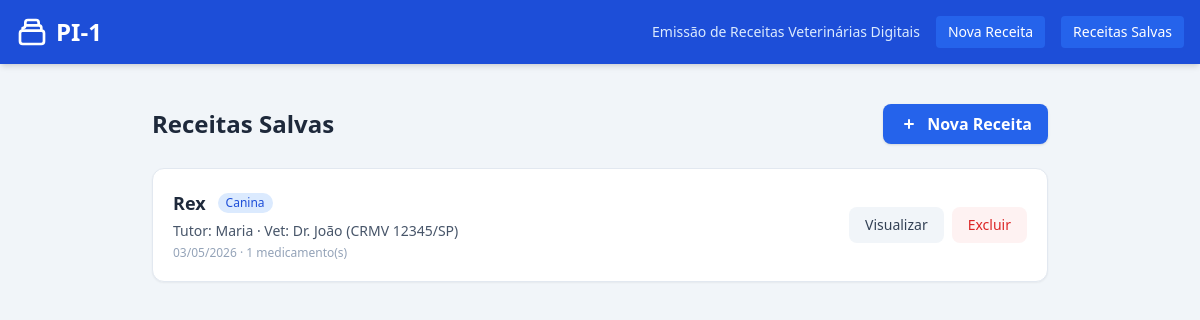
/receitas, run on the app's committed database.
### models.py (models this page shows)
class Receita(db.Model):
    __tablename__ = "receitas"
    id = db.Column(db.Integer, primary_key=True)
    data_emissao = db.Column(db.DateTime, default=lambda: datetime.now(timezone.utc))
    vet_nome = db.Column(db.String(200), nullable=False)
    vet_crmv = db.Column(db.String(50), nullable=False)
    vet_telefone = db.Column(db.String(30), default="")
    tutor_nome = db.Column(db.String(200), nullable=False)
    tutor_cpf = db.Column(db.String(20), nullable=False)
    tutor_telefone = db.Column(db.String(30), default="")
    paciente_nome = db.Column(db.String(100), nullable=False)
    paciente_especie = db.Column(db.String(50), default="")
    paciente_raca = db.Column(db.String(100), default="")
    paciente_peso = db.Column(db.String(20), default="")
    medicamentos = db.relationship(
        "Medicamento", backref="receita", cascade="all, delete-orphan", lazy=True
    )
    @property
    def data_formatada(self):
        return self.data_emissao.strftime("%d/%m/%Y")

### app.py (the view)
@app.route("/receitas")
def listar_receitas():
    receitas = Receita.query.order_by(Receita.data_emissao.desc()).all()
    return render_template("receitas.html", receitas=receitas)

### templates/receitas.html (shortened to what this page needs)
{% extends "base.html" %}
{% block content %}
<div class="max-w-4xl mx-auto">
    <div class="flex justify-between items-center mb-6">
        <h2 class="text-2xl font-bold text-slate-800">Receitas Salvas</h2>
        <a href="{{ url_for('index') }}"
            class="bg-blue-600 hover:bg-blue-700 text-white font-semibold py-2 px-4 rounded-lg shadow transition flex items-center gap-2">
            <svg xmlns="http://www.w3.org/2000/svg" class="h-5 w-5" viewBox="0 0 20 20" fill="currentColor">
                <path fill-rule="evenodd" d="M10 5a1 1 0 011 1v3h3a1 1 0 110 2h-3v3a1 1 0 11-2 0v-3H6a1 1 0 110-2h3V6a1 1 0 011-1z" clip-rule="evenodd"/>
            </svg>
            Nova Receita
        </a>
    </div>
    {% if receitas %}
    <div class="space-y-3">
        {% for r in receitas %}
        <div class="bg-white rounded-xl shadow-sm border border-slate-200 p-5 hover:shadow-md transition">
            <div class="flex flex-col sm:flex-row sm:items-center sm:justify-between gap-3">
                <div class="flex-grow">
                    <div class="flex items-center gap-3 mb-1">
                        <h3 class="font-bold text-lg text-slate-800">{{ r.paciente_nome }}</h3>
                        {% if r.paciente_especie %}
                        <span class="text-xs bg-blue-100 text-blue-700 px-2 py-0.5 rounded-full font-medium">{{ r.paciente_especie }}</span>
                        {% endif %}
                    </div>
                    <p class="text-sm text-slate-600">
                        <span class="font-medium">Tutor:</span> {{ r.tutor_nome }}
                        &middot;
                        <span class="font-medium">Vet:</span> {{ r.vet_nome }} (CRMV {{ r.vet_crmv }})
                    </p>
                    <p class="text-xs text-slate-400 mt-1">
                        {{ r.data_formatada }} &middot; {{ r.medicamentos|length }} medicamento(s)
                    </p>
                </div>
                <div class="flex gap-2 flex-shrink-0">
                    <a href="{{ url_for('ver_receita', id=r.id) }}"
                        class="bg-slate-100 hover:bg-slate-200 text-slate-700 font-medium py-2 px-4 rounded-lg transition text-sm">
                        Visualizar
                    </a>
                    <form method="POST" action="{{ url_for('excluir_receita', id=r.id) }}"
                        onsubmit="return confirm('Tem certeza que deseja excluir esta receita?')">
                        <button type="submit"
                            class="bg-red-50 hover:bg-red-100 text-red-600 font-medium py-2 px-4 rounded-lg transition text-sm">
                            Excluir
                        </button>
                    </form>
                </div>
            </div>
        </div>
        {% endfor %}
    </div>
    {% endif %}
</div>
{% endblock %}

### data on the page
Receita: paciente_nome "Rex", paciente_especie "Canina", tutor_nome "Maria", vet_nome "Dr. João", vet_crmv "12345/SP", data_formatada "03/05/2026", medicamentos|length "1"
